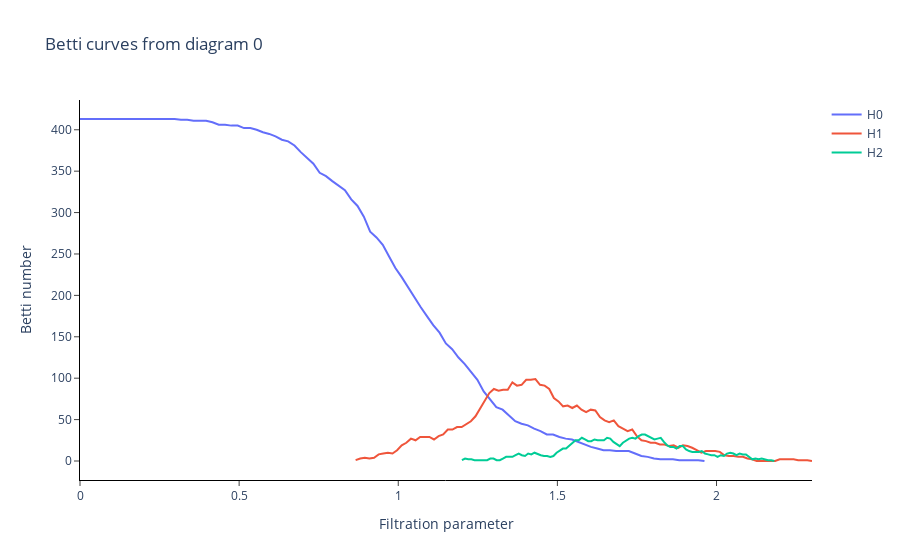

The code cell stored with this chart in its notebook:
### Code cell
BCurve = BettiCurve()
bc = SOI_persistence.fit_transform(y_periodic_embedded)

print("Curva de Betti (SOI)")
SOI_BC = BCurve.fit_transform_plot(bc)
